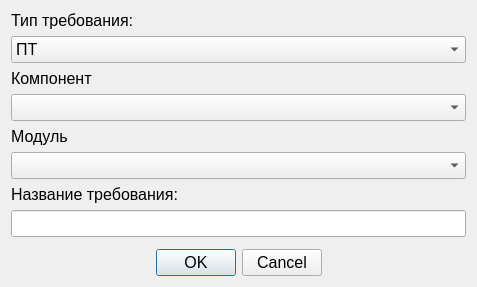
<?xml version="1.0" encoding="UTF-8"?>
<ui version="4.0">
 <class>NewRequirementDialog</class>
 <widget class="QDialog" name="NewRequirementDialog">
  <property name="geometry">
   <rect>
    <x>0</x>
    <y>0</y>
    <width>477</width>
    <height>287</height>
   </rect>
  </property>
  <property name="font">
   <font>
    <pointsize>12</pointsize>
   </font>
  </property>
  <property name="windowTitle">
   <string>Добавление требования</string>
  </property>
  <property name="windowIcon">
   <iconset resource="../../../../klever/core/frameWork/resources/framework_resources.qrc">
    <normaloff>:/images/raznoe31/raznoe31/48x48/112.png</normaloff>:/images/raznoe31/raznoe31/48x48/112.png</iconset>
  </property>
  <layout class="QGridLayout" name="gridLayout">
   <item row="1" column="0">
    <widget class="QComboBox" name="requirementComboBox">
     <item>
      <property name="text">
       <string>ПТ</string>
      </property>
     </item>
     <item>
      <property name="text">
       <string>ФТ</string>
      </property>
     </item>
     <item>
      <property name="text">
       <string>НФТ</string>
      </property>
     </item>
    </widget>
   </item>
   <item row="11" column="0">
    <widget class="QDialogButtonBox" name="buttonBox">
     <property name="orientation">
      <enum>Qt::Horizontal</enum>
     </property>
     <property name="standardButtons">
      <set>QDialogButtonBox::Cancel|QDialogButtonBox::Ok</set>
     </property>
     <property name="centerButtons">
      <bool>true</bool>
     </property>
    </widget>
   </item>
   <item row="0" column="0">
    <widget class="QLabel" name="label">
     <property name="text">
      <string>Тип требования:</string>
     </property>
    </widget>
   </item>
   <item row="10" column="0">
    <spacer name="verticalSpacer">
     <property name="orientation">
      <enum>Qt::Vertical</enum>
     </property>
     <property name="sizeHint" stdset="0">
      <size>
       <width>20</width>
       <height>40</height>
      </size>
     </property>
    </spacer>
   </item>
   <item row="3" column="0">
    <widget class="QComboBox" name="componentBox"/>
   </item>
   <item row="4" column="0">
    <widget class="QLabel" name="label_2">
     <property name="text">
      <string>Модуль</string>
     </property>
    </widget>
   </item>
   <item row="5" column="0">
    <widget class="QComboBox" name="moduleBox"/>
   </item>
   <item row="6" column="0">
    <widget class="QLabel" name="label_3">
     <property name="text">
      <string>Название требования:</string>
     </property>
    </widget>
   </item>
   <item row="7" column="0">
    <widget class="QLineEdit" name="nameEdit"/>
   </item>
   <item row="2" column="0">
    <widget class="QLabel" name="label_4">
     <property name="text">
      <string>Компонент</string>
     </property>
    </widget>
   </item>
  </layout>
 </widget>
 <resources>
  <include location="../../../../klever/core/frameWork/resources/framework_resources.qrc"/>
 </resources>
 <connections>
  <connection>
   <sender>buttonBox</sender>
   <signal>accepted()</signal>
   <receiver>NewRequirementDialog</receiver>
   <slot>accept()</slot>
   <hints>
    <hint type="sourcelabel">
     <x>248</x>
     <y>254</y>
    </hint>
    <hint type="destinationlabel">
     <x>157</x>
     <y>274</y>
    </hint>
   </hints>
  </connection>
  <connection>
   <sender>buttonBox</sender>
   <signal>rejected()</signal>
   <receiver>NewRequirementDialog</receiver>
   <slot>reject()</slot>
   <hints>
    <hint type="sourcelabel">
     <x>316</x>
     <y>260</y>
    </hint>
    <hint type="destinationlabel">
     <x>286</x>
     <y>274</y>
    </hint>
   </hints>
  </connection>
 </connections>
</ui>
